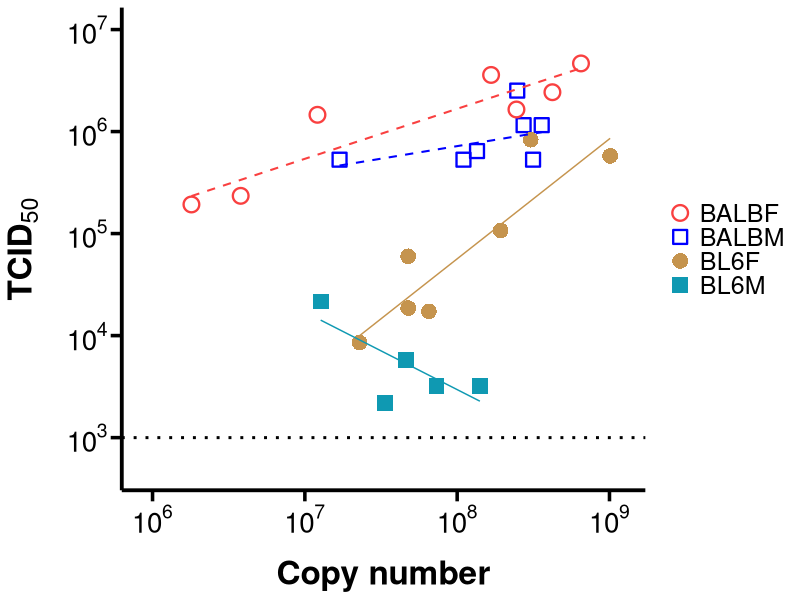
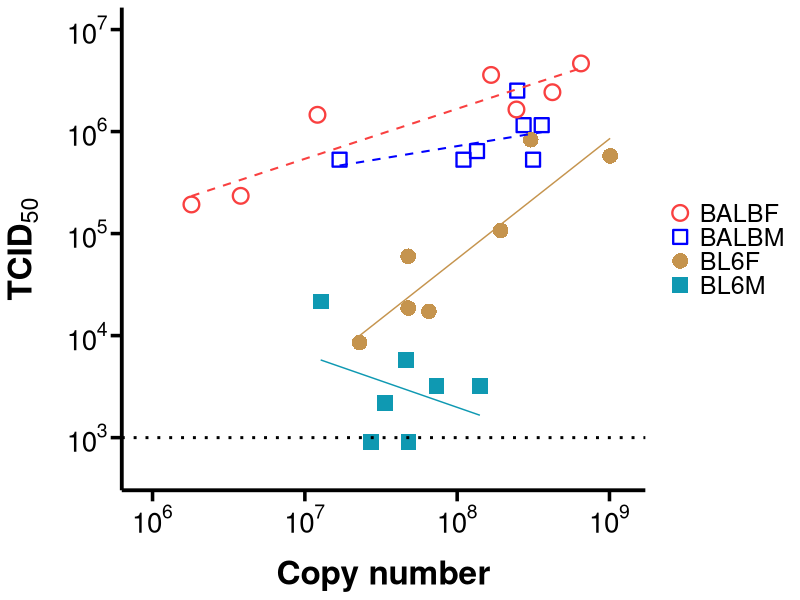
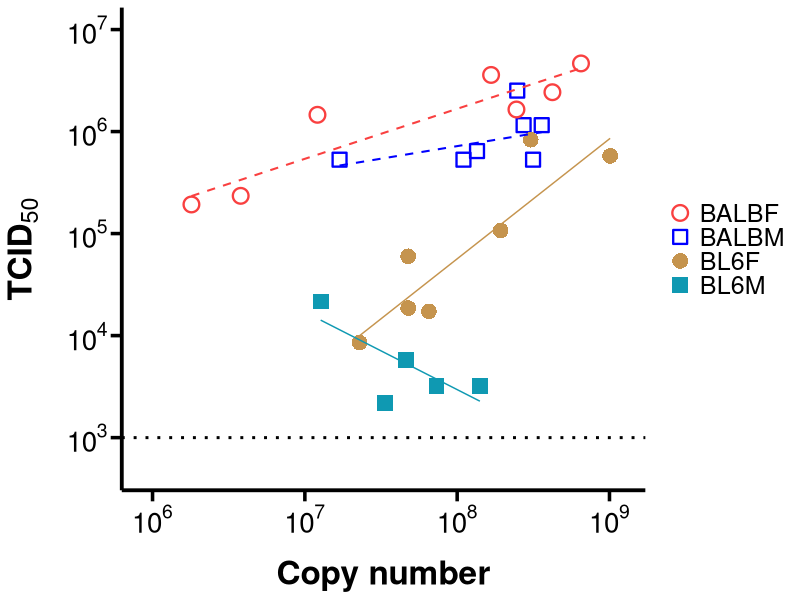
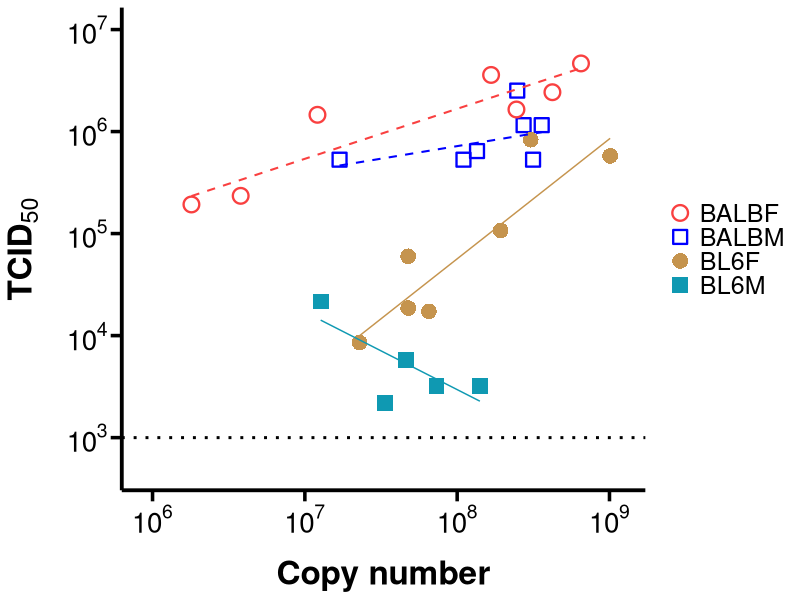
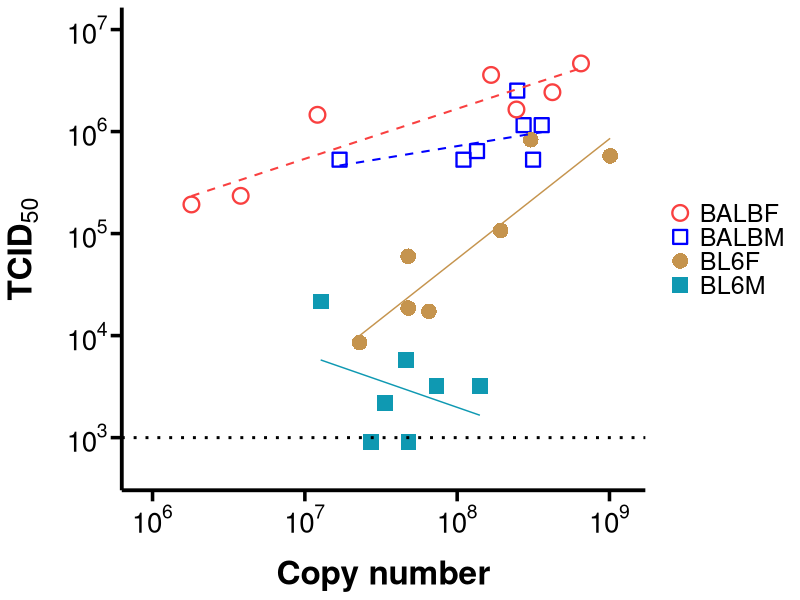
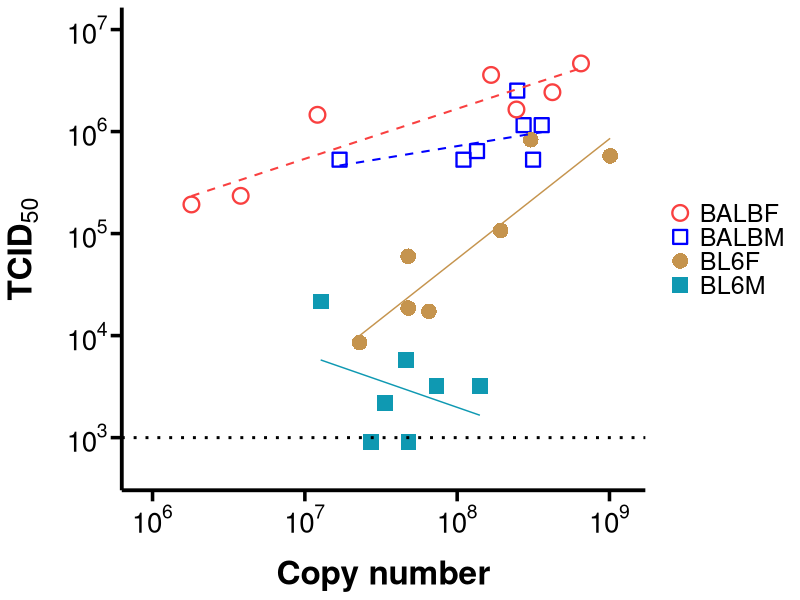

R code for these plots, in order:
## ---- chunk 1
knitr::opts_chunk$set(echo = TRUE)

# Load necessary libraries
library(dplyr)
library(lme4)
library(lmerTest)
library(ggplot2)
library(scales)
library(MASS)
## ---- chunk 2
data <- read.csv("GroupedtiterR10.csv", sep=',', header=T)

data <- data %>%
  filter(!is.na(Copy.Number)) %>%
   filter(!ID %in% c(9770, 10318))

# Ensure TCID50 and Copy Number are numeric
data <- data %>%
  mutate(TCID50 = as.numeric(TCID50),
         Copy.Number = as.numeric(`Copy.Number`),
         Host = as.factor(Host))

data <- data %>%
  mutate(log.TCID50 = log10(TCID50 + 1)) %>%
  mutate(log.Copy.Number = log10(Copy.Number))
## ---- chunk 3

# Fit the linear models
lm_model <- lm(log.TCID50 ~ log.Copy.Number + Host, data = data)

# Summary of the model
summary(lm_model)

# Combined model with interaction
lm_2 <- lm(log.TCID50 ~ log.Copy.Number * Host, data = data)
summary(lm_2)

# Fit the linear mixed-effects model, Host as a random effect
model_lmer <- lmer(log.TCID50 ~ log.Copy.Number + (log.Copy.Number | Host), data = data)

# Summary of the model
summary(model_lmer)

# Just in case, also testing by genotype
lm_model <- lm(log.TCID50 ~ log.Copy.Number * HostStrain, data = data)

# Summary of the model
summary(lm_model)

## ---- chunk 4
# Calculate Spearman's correlation for each Host
spearman_results <- data %>%
  group_by(Host) %>%
  summarise(
    spearman_rho = cor(log.TCID50, log.Copy.Number, method = "spearman"),
    p_value = suppressWarnings(cor.test(log.TCID50, log.Copy.Number, method = "spearman")$p.value) # Suppress warnings
  )

# Specify the output file
output_file <- "TCID50_vs_CopyNumber_spearman_results.txt"

# Sink the results to a text file
sink(output_file)
cat("Spearman's Correlation Results by Host\n")
cat("--------------------------------------\n")
for (i in 1:nrow(spearman_results)) {
  cat(paste0(
    "Host: ", spearman_results$Host[i], 
    ", Spearman's rho: ", round(spearman_results$spearman_rho[i], 3), 
    ", p-value: ", format.pval(spearman_results$p_value[i], digits = 3), "\n"
  ))
}
sink()  # End sink

# Confirmation message
cat(paste("Results saved to", output_file, "\n"))

## ---- chunk 5
p <- ggplot(data, aes(x = Copy.Number, y = TCID50, color = Host, shape = Host, linetype = Host)) +
  geom_point(size = 4.5, stroke = 1.2) +
  geom_smooth(data = subset(data, Host %in% c("BALBF", "BALBM")), method = "rlm", se = FALSE, size = 0.7) +  # Thicker dashed lines for BALBF & BALBM
  geom_smooth(data = subset(data, Host %in% c("BL6F", "BL6M")), method = "rlm", se = FALSE, size = 0.5) +  # Thinner solid lines for BL6F & BL6M
  scale_x_log10(
    limits = c(9e5, 1.2e9),
    breaks = c(1e6, 1e7, 1e8, 1e9),
    labels = scales::trans_format("log10", scales::math_format(10^.x))  # Use proper scientific formatting
  ) +
  scale_y_log10(
    limits = c(500, 1e7),
    breaks = c(1e3, 1e4, 1e5, 1e6, 1e7),
    labels = scales::trans_format("log10", scales::math_format(10^.x))  # Use proper scientific formatting
  ) +
  geom_hline(yintercept = 1e3, linetype = "dotted", size = 1) +
  labs(x = "Copy number", y = expression(bold(TCID[50]))) +
  theme_minimal() +
  theme(
    axis.title.x = element_text(size = 24, face = "bold", color = "black", 
                                margin = margin(t = 15)),
    axis.title.y = element_text(size = 24, face = "bold", color = "black", 
                                margin = margin(r = 15)),
    axis.text = element_text(size = 20, face = "bold", color = "black"),
    axis.line = element_line(size = 1.3, color = "black"),
    axis.ticks = element_line(size = 1.2),
    axis.ticks.length = unit(8, "pt"),
    panel.grid = element_blank(),
    legend.position = "right",
    legend.text = element_text(size = 18),
    legend.title = element_blank()
  ) +
  scale_color_manual(values = c("BALBF" = "#f94040", "BALBM" = "#0000FF", "BL6F" = "#C5944E", "BL6M" = "#0F99B2")) +
  scale_shape_manual(values = c("BALBF" = 1, "BALBM" = 22, "BL6F" = 16, "BL6M" = 15)) +
  scale_linetype_manual(values = c("BALBF" = "dashed", "BALBM" = "dashed", "BL6F" = "solid", "BL6M" = "solid")) +
  guides(color = guide_legend(override.aes = list(linetype = "blank")),
         shape = guide_legend(override.aes = list(linetype = "blank")))

print(p)

svg("TCID50vsCopyNumber.svg", width = 10, height = 6)
print(p) # Replace `p` with your ggplot object
dev.off()

ggsave(filename = "TCID50vsCopyNumber2.png", bg = 'white', width = 5, height = 5, device='png', dpi=300)

## ---- chunk 6
# Define detection limit
lod <- 1e3

# Create adjusted y for plotting (adds a small offset to create visible separation)
data$TCID50_adj <- ifelse(data$TCID50 < lod, lod * 0.9, data$TCID50)

# Make plot
p <- ggplot(data, aes(x = Copy.Number, y = TCID50_adj, color = Host, shape = Host, linetype = Host)) +
  geom_point(size = 4.5, stroke = 1.2) +
  geom_smooth(data = subset(data, Host %in% c("BALBF", "BALBM")), method = "rlm", se = FALSE, size = 0.7) +
  geom_smooth(data = subset(data, Host %in% c("BL6F", "BL6M")), method = "rlm", se = FALSE, size = 0.5) +
  scale_x_log10(
    limits = c(9e5, 1.2e9),
    breaks = c(1e6, 1e7, 1e8, 1e9),
    labels = scales::trans_format("log10", scales::math_format(10^.x))
  ) +
  scale_y_log10(
    limits = c(500, 1e7),
    breaks = c(1e3, 1e4, 1e5, 1e6, 1e7),
    labels = scales::trans_format("log10", scales::math_format(10^.x))
  ) +
  geom_hline(yintercept = lod, linetype = "dotted", size = 1) +
  # Add a white rectangle to create a visible break at LOD
  annotate("rect", xmin = -Inf, xmax = Inf, ymin = lod * 0.95, ymax = lod * 1.05, fill = "white", color = NA) +
  labs(x = "Copy number", y = expression(bold(TCID[50]))) +
  theme_minimal() +
  theme(
    axis.title.x = element_text(size = 24, face = "bold", color = "black", margin = margin(t = 15)),
    axis.title.y = element_text(size = 24, face = "bold", color = "black", margin = margin(r = 15)),
    axis.text = element_text(size = 20, face = "bold", color = "black"),
    axis.line = element_line(size = 1.3, color = "black"),
    axis.ticks = element_line(size = 1.2),
    axis.ticks.length = unit(8, "pt"),
    panel.grid = element_blank(),
    legend.position = "right",
    legend.text = element_text(size = 18),
    legend.title = element_blank()
  ) +
  scale_color_manual(values = c("BALBF" = "#f94040", "BALBM" = "#0000FF", "BL6F" = "#C5944E", "BL6M" = "#0F99B2")) +
  scale_shape_manual(values = c("BALBF" = 1, "BALBM" = 22, "BL6F" = 16, "BL6M" = 15)) +
  scale_linetype_manual(values = c("BALBF" = "dashed", "BALBM" = "dashed", "BL6F" = "solid", "BL6M" = "solid")) +
  guides(color = guide_legend(override.aes = list(linetype = "blank")),
         shape = guide_legend(override.aes = list(linetype = "blank")))


print(p)

svg("TCID50vsCopyNumber-separated.svg", width = 10, height = 6)
print(p) # Replace `p` with your ggplot object
dev.off()

ggsave(filename = "TCID50vsCopyNumber-separated-2.svg", bg = 'white', width = 8, height = 5, device='svg', dpi=300)
